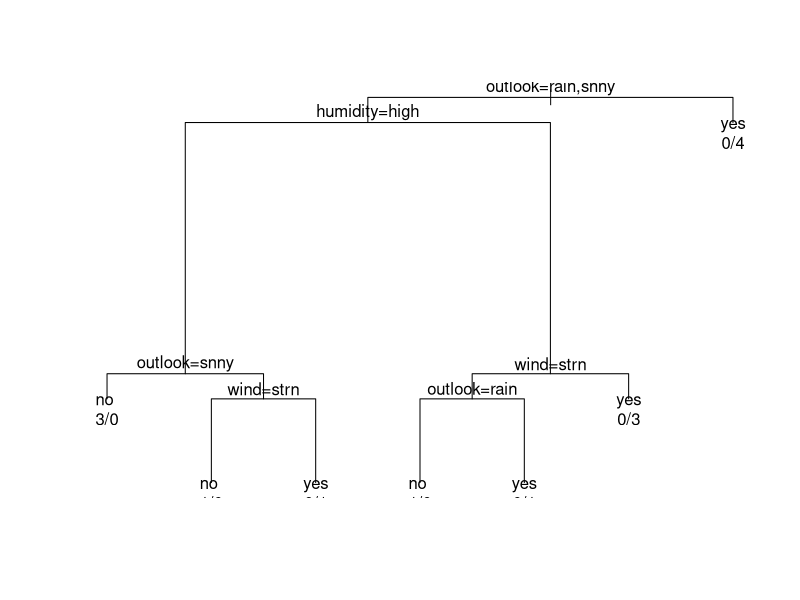

R code for this plot:
library(rpart)

dataset = read.csv('playTennis.csv')


classifier = rpart(
  Class ~ ., 
  data = dataset,
  method = 'class',
  minsplit = 2
)


plot(classifier)
text(classifier, use.n = TRUE, pretty = TRUE)

y_pred = predict(classifier, newdata = dataset[-1], type = 'class')